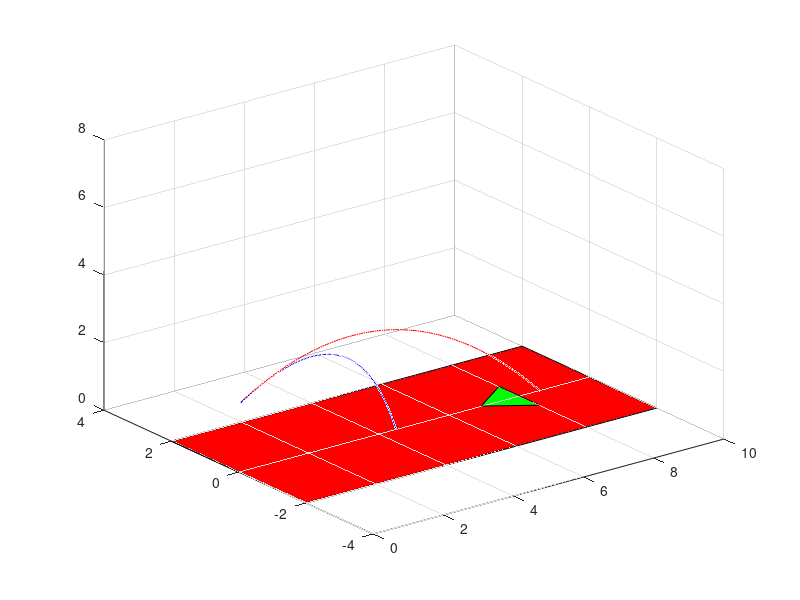

Recreate this plot in MATLAB. (Note: this script raises an error after producing the figure.)
Force = 10;
Mass = 0.0952397;
angle = 35;
theta = deg2rad(angle)
%Accel = Force/Mass;
gAccel = 32.808;
v = 15;

StartZ = 24/12;

vTerm = 9.5;

c = (Mass*gAccel)/vTerm


ToF = 2*v*sin(theta)/gAccel;
vx = cos(theta)*v;
vy = sin(theta)*v;
steps = 100;
perstep = ToF/steps;
y = zeros(steps,1);
x = zeros(steps,1);
z = zeros(steps,1);
yd = zeros(steps,1);
xd = zeros(steps,1);
zd = zeros(steps,1);
why = StartZ;
i = 1;
c = 0.2;
vt = Mass*gAccel/c;

Cd = 0.04;
A = 1.57^2 * pi;
rhoa = 0.0007083333;
c2 =Cd * rhoa* A
%vt = (Mass*gAccel/c2)^1/2
while why > 0
    ex = vx*perstep*i;
    x(i) = ex;
    why = StartZ +ex*tan(theta) - gAccel*ex^2/(2*(v^2)*(cos(theta)^2));
    z(i) = why;
    y(i) = 0;
    


    i =i + 1;
end

for i = 1:201
    t = i/200;
    xd(i) = (v * vt * cos(theta)/gAccel)*(1-exp(-gAccel*t/vt));
    zd(i) = StartZ + (vt/gAccel)*(v*sin(theta)+vt)*(1-exp(-gAccel*t/vt)) - vt * t;
    yd(i) = 0;
end




plot3(x,y,z,"r");
hold on
plot3(xd,yd,zd,"b");
ylim([-4 4]);   
zlim([0 8]);

pointA = [0,-2,0];
pointB = [0,2,0];
pointC = [10,2,0];
pointD = [10,-2,0];


points=[pointA' pointB' pointC' pointD']; % using the data given in the question
fill3(points(1,:),points(2,:),points(3,:),'r')

triWidth = 14.5/12;
triHeight = 13/12;
pointA = [8,-triWidth/2,0.01];
pointB = [8,triWidth/2,0.01];
pointC = [8-triHeight,0,0.01];
points=[pointA' pointB' pointC']; % using the data given in the question
fill3(points(1,:),points(2,:),points(3,:),'g');


grid on;
alpha(0.3);


arm1Length = 10;
arm2Length = 5;
arm1Slist = [[-1;0;0;0;0;arm1Length],[-1;0;0;0;0;arm2Length+arm1Length]];
arm1Start = -pi/2;
arm2Start = -pi/2;
arm1End = 3.1415/4;
arm2End = 0;
 
arm1 = arm1Start:((arm1End-arm1Start)/200):arm1End;
arm2 = arm2Start:((arm2End-arm2Start)/200):arm2End;

time = 1:201;

JointVs = zeros(201,2);

for i = 1:200
    
    thetaList = [arm1(i), arm2(i)];

    Js = JacobianSpace(arm1Slist,thetaList);

    Vtip = [0;0;0;0;14;14];

    JointVs(i,:) = transpose(Js) * Vtip;
end
%List of joint torques = jacobian trans in space as a function of joint
%agnles * force at tip
plot(time,JointVs(:,1),'r')
hold on
plot(time,JointVs(:,2),'b')

